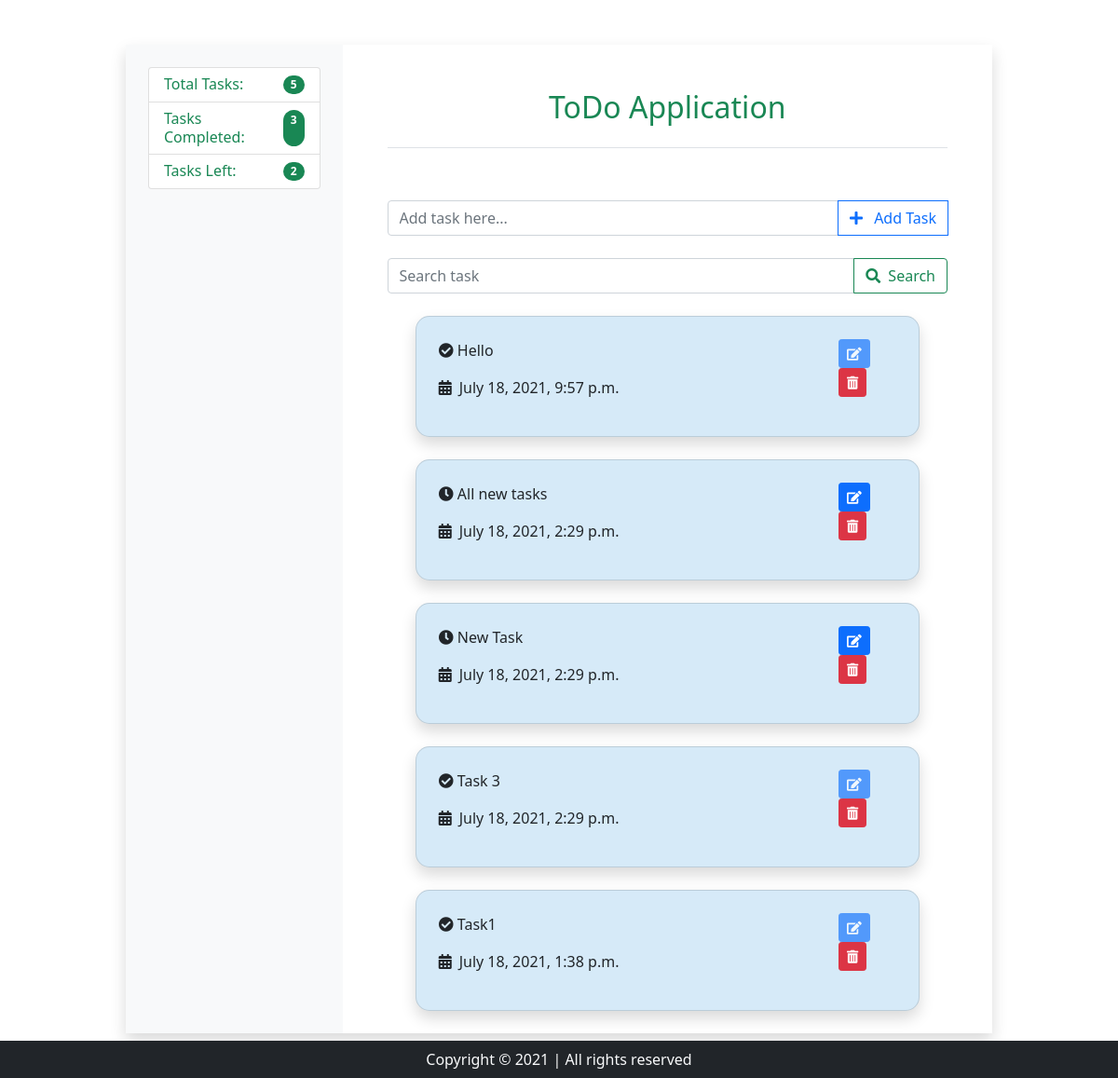
The page / on the database its author committed.
### main_app/models.py (models this page shows, shortened)
class Task(models.Model):
    name = models.CharField(max_length=200)
    start_time = models.DateTimeField(default=timezone.now)
    completed = models.BooleanField(default=False)
    class Meta:
        ordering = ['-start_time']

### main_app/views.py (the view)
# urls.py: path('', views.home, name='home'),
def home(request):
    if request.method == 'POST':
        form = TaskCreateForm(request.POST, label_suffix='')
        if form.is_valid():
            form.save()
            messages.success(request, f'Task Added Successfully')
            return redirect('main_app:home')
    else:
        form = TaskCreateForm(label_suffix='')
    tasks = Task.objects.all()
    task_left = tasks.filter(completed='False').count()
    task_completed = tasks.filter(completed='True').count()
    context = {'form': form, 'tasks': tasks, 'task_left': task_left, 'task_completed': task_completed}
    return render(request, 'main_app/home.html', context)

### main_app/forms.py
class TaskCreateForm(forms.ModelForm):
    class Meta:
        model = Task
        fields = ['name']
        widgets = {
            'name': forms.TextInput(attrs={'class': 'form-control', 'placeholder': 'Add task here...'}),
        }

### main_app/templates/main_app/home.html (shortened to what this page needs)
{% extends 'main_app/base.html' %}
{% block body %}
<div class="container p-4 my-4">
    <div class="row">
        <div class="col-md-10 shadow offset-md-1">
            <div class="row">
                <div class="col-md-3 p-4 bg-light">
                    <div class="sidebar rounded">
                        <ul class="list-group mb-3">
                            <li class="list-group-item d-flex justify-content-between lh-sm text-success">
                                <div>
                                    <h6 class="my-0">Total Tasks:</h6>
                                </div>
                                <span class="badge bg-success rounded-pill">{{ tasks.count }}</span>
                            </li>
                            <li class="list-group-item d-flex justify-content-between lh-sm text-success">
                                <div>
                                    <h6 class="my-0">Tasks Completed:</h6>
                                </div>
                                <span class="badge bg-success rounded-pill">{{ task_completed }}</span>
                            </li>
                            <li class="list-group-item d-flex justify-content-between lh-sm text-success">
                                <div>
                                    <h6 class="my-0">Tasks Left:</h6>
                                </div>
                                <span class="badge bg-success rounded-pill">{{ task_left }}</span>
                            </li>
                        </ul>
                    </div>
                </div>
                <div class="col-md-9 p-4">
                    <fieldset class="form-group mb-4 p-4">
                        <legend class="border-bottom"><h2 class="text-center text-success mb-4">ToDo Application</h2>
                        </legend>
                    </fieldset>
                    <form method="post" class="px-4"> {% csrf_token %}
                        <div class="row mb-4">
                            <div class="input-group">
                                {{ form.name }}
                                <button type="submit" class="btn btn-outline-primary"><i class="fas fa-plus me-2"></i>
                                    Add Task
                                </button>
                            </div>
                        </div>
                    </form>
                    <form method="get" action="{% url 'main_app:search-task' %}" class="px-4">
                        <div class="row mb-4">
                            <div class="input-group">
                                <input class="form-control" id="query" name="q" type="search" aria-label="Search"
                                       value="{{ request.GET.q }}" placeholder="Search task">
                                <button class="btn btn-outline-success" type="submit">
                                    <i class="fas fa-search me-2"></i>Search
                                </button>
                            </div>
                        </div>
                    </form>
                    {% for task in tasks %}
                    <div class="card col-md-10 shadow p-4 offset-md-1 mt-4">
                        <div class="row">
                            <div class="col-md-10">
                                <p class="card-text">
                                    {% if task.completed %}
                                    <i class="fas fa-check-circle"></i>
                                    {% else %}
                                    <i class="fas fa-clock"></i>
                                    {% endif %}
                                    {{ task.name }}
                                </p>
                                <p class="card-text"><i class="fas fa-calendar-alt me-2"></i>{{ task.start_time }}</p>
                            </div>
                            <div class="col-md-2">
                                <a href="{% url 'main_app:update-task' task.id %}"
                                   class="btn btn-primary btn-sm me-2 {% if task.completed %}disabled{% endif %}">
                                    <i class="fas fa-edit"></i>
                                </a>
                                <a href="{% url 'main_app:delete-task' task.id %}" class="btn btn-danger btn-sm">
                                    <i class="fas fa-trash-alt"></i>
                                </a>
                            </div>
                        </div>
                    </div>
                    {% endfor %}
                </div>
            </div>
        </div>
    </div>
</div>
{% endblock body %}

### main_app/templates/main_app/base.html (shortened to what this page needs)
<!DOCTYPE html>
<html lang="en">
{% load static %}
<head>
    <link href="https://cdn.jsdelivr.net/npm/bootstrap@5.0.1/dist/css/bootstrap.min.css" rel="stylesheet"
>
    <link rel="stylesheet" href="https://cdnjs.cloudflare.com/ajax/libs/font-awesome/5.15.3/css/all.min.css">
    <link rel="stylesheet" href="{% static 'main_app/css/style.css' %}">
</head>
<body>
{% block body %} {% endblock body %}
<footer class="bg-dark text-light position-fixed fixed-bottom">
    <p class="text-center py-2 my-0">Copyright &copy; 2021 | All rights reserved</p>
</footer>
</body>
</html>

### static/main_app/css/style.css (style rules this page uses)
.card { background-color: #D6EAF8 ; border-radius: 15px; }

### rows shown on the page
Task: completed True (drawn), name "Hello", start_time "July 18, 2021, 9:57 p.m."
Task: completed False (drawn), name "All new tasks", start_time "July 18, 2021, 2:29 p.m."
Task: completed False (drawn), name "New Task", start_time "July 18, 2021, 2:29 p.m."
Task: completed True (drawn), name "Task 3", start_time "July 18, 2021, 2:29 p.m."
Task: completed True (drawn), name "Task1", start_time "July 18, 2021, 1:38 p.m."

### other values the page prints
{{ tasks.count }} "5"
{{ task_completed }} "3"
{{ task_left }} "2"
